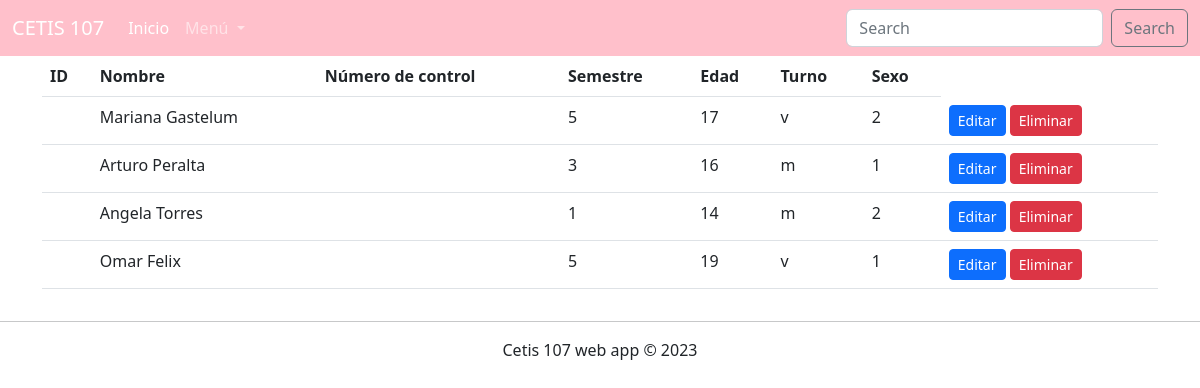
The app's page /consultaAlumnos.php with its own data.
### tables this page shows
CREATE TABLE `alumnos` (
  `ID` int(11) NOT NULL,
  `nombre` varchar(100) NOT NULL,
  `no_control` varchar(30) NOT NULL,
  `semestre` varchar(20) NOT NULL,
  `edad` tinyint(4) NOT NULL,
  `turno` varchar(20) NOT NULL,
  `sexo` varchar(2) NOT NULL
);

### consultaAlumnos.php (the view, shortened to what this page needs)
<!DOCTYPE html>
<html lang="en">
<head>
    <link rel="stylesheet" href="css/bootstrap.css">
</head>
<body>
    <?php include 'conexion.php';
    include 'menu.php';
    $sql = "SELECT * FROM alumnos";
    $datos = $conexion->query($sql); ?>
    <div class="container">
        <div class="row">
            <div class="col-12">
                <?php if($datos->num_rows > 0){ ?>
                    <table class="table table-hover">
                        <thead>
                            <tr>
                                <th>ID</th>
                                <th>Nombre</th>
                                <th>Número de control</th>
                                <th>Semestre</th>
                                <th>Edad</th>
                                <th>Turno</th>
                                <th>Sexo</th>
                            </tr>
                        </thead>
                        <tbody>
                            <?php
                            while($registro = $datos->fetch_assoc()){ ?>
                            <tr>
                                <td><?php echo $registro["id"]; ?></td>
                                <td><?php echo $registro["nombre"]; ?></td>
                                <td><?php echo $registro["numero_control"]; ?></td>
                                <td><?php echo $registro["semestre"]; ?></td>
                                <td><?php echo $registro["edad"]; ?></td>
                                <td><?php echo $registro["turno"]; ?></td>
                                <td><?php echo $registro["sexo"]; ?></td>
                                <td>
                                    <a href="" class="btn btn-sm btn-primary">Editar</a>
                                    <a href="" class="btn btn-sm btn-danger">Eliminar</a>
                                </td>
                            </tr>
                          <?php  } ?>
                        </tbody>
                    </table>
               <?php } else { ?>
                <h2>No existen datos de alumnos en la base de datos</h2>
               <?php } ?>
            </div>
        </div>
    </div>
<footer class="text-center"><hr>
<span>Cetis 107 web app &copy; 2023</span>
</footer>
</body>
</html>

### menu.php (shortened to what this page needs)
 <nav class="navbar navbar-expand-lg navbar-dark" style="background-color: pink">
  <div class="container-fluid">
    <a class="navbar-brand" href="#">CETIS 107</a>
    <div class="collapse navbar-collapse" id="navbarSupportedContent">
      <ul class="navbar-nav me-auto mb-2 mb-lg-0">
        <li class="nav-item">
          <a class="nav-link active" aria-current="page" href="#">Inicio</a>
        <li class="nav-item dropdown">
          <a class="nav-link dropdown-toggle" href="#" id="navbarDropdown" role="button" data-bs-toggle="dropdown" aria-expanded="false">
            Menú
          </a>
        </li>
      </ul>
      <form class="d-flex">
        <input class="form-control me-2" type="search" placeholder="Search" aria-label="Search">
        <button class="btn btn-outline-secondary" type="submit">Search</button>
      </form>
    </div>
  </div>
</nav>

### records on screen
alumnos: nombre "Mariana Gastelum", semestre "5", edad "17", turno "v", sexo "2"
alumnos: nombre "Arturo Peralta", semestre "3", edad "16", turno "m", sexo "1"
alumnos: nombre "Angela Torres", semestre "1", edad "14", turno "m", sexo "2"
alumnos: nombre "Omar Felix", semestre "5", edad "19", turno "v", sexo "1"
